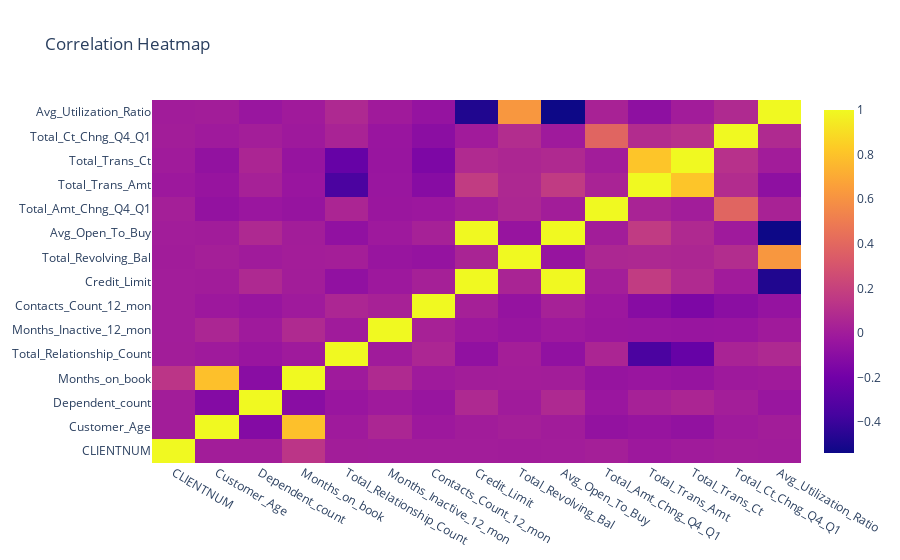

Source (notebook cell):
### Code cell
#Correlation Graph - Heat Map
import plotly.graph_objects as go


# Finding the correlation between variables with a heatmap

x=list(cc_cust_data.corr().columns)
y=list(cc_cust_data.corr().index)
values=np.array(cc_cust_data.corr().values)
fig = go.Figure(data=go.Heatmap(
    z=values,
    x=x,
    y=y,hoverongaps = False))

fig.update_layout(title='Correlation Heatmap')

fig.show()

### Figure 1 — Plotly figure (JSON) as saved in the notebook; plotly's stock layout.template omitted (floating-point values rounded to 4 significant figures; data arrays with more than 128 entries replaced by an {"elided": "..."} marker saying what was removed)
{"data": [{"hoverongaps": false, "type": "heatmap", "x": ["CLIENTNUM", "Customer_Age", "Dependent_count", "Months_on_book", "Total_Relationship_Count", "Months_Inactive_12_mon", "Contacts_Count_12_mon", "Credit_Limit", "Total_Revolving_Bal", "Avg_Open_To_Buy", "Total_Amt_Chng_Q4_Q1", "Total_Trans_Amt", "Total_Trans_Ct", "Total_Ct_Chng_Q4_Q1", "Avg_Utilization_Ratio"], "y": ["CLIENTNUM", "Customer_Age", "Dependent_count", "Months_on_book", "Total_Relationship_Count", "Months_Inactive_12_mon", "Contacts_Count_12_mon", "Credit_Limit", "Total_Revolving_Bal", "Avg_Open_To_Buy", "Total_Amt_Chng_Q4_Q1", "Total_Trans_Amt", "Total_Trans_Ct", "Total_Ct_Chng_Q4_Q1", "Avg_Utilization_Ratio"], "z": {"elided": "15x15 float values"}}], "layout": {"title": {"text": "Correlation Heatmap"}}}
